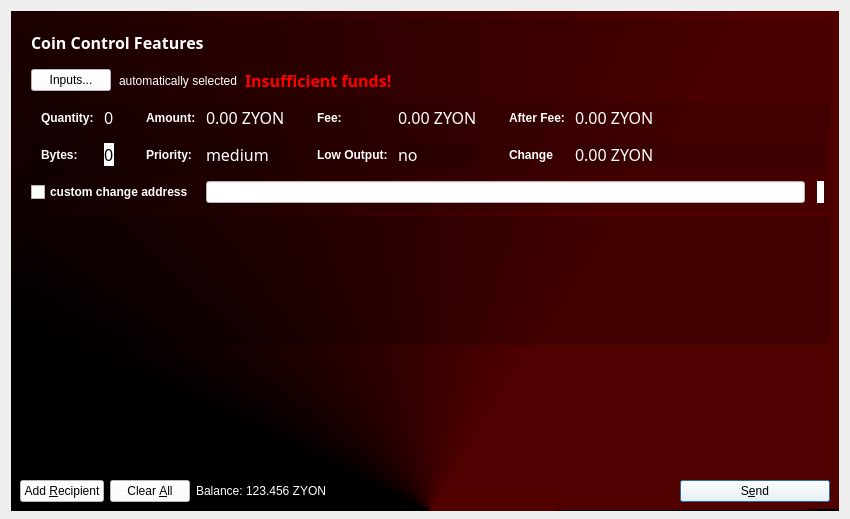
<?xml version="1.0" encoding="UTF-8"?>
<ui version="4.0">
 <class>SendCoinsDialog</class>
 <widget class="QDialog" name="SendCoinsDialog">
  <property name="geometry">
   <rect>
    <x>0</x>
    <y>0</y>
    <width>850</width>
    <height>517</height>
   </rect>
  </property>
  <property name="windowTitle">
   <string>Send Coins</string>
  </property>
  <property name="styleSheet">
   <string notr="true">font: 75 12pt &quot;Century Gothic&quot;;</string>
  </property>
  <layout class="QVBoxLayout" name="verticalLayout" stretch="0">
   <property name="bottomMargin">
    <number>8</number>
   </property>
   <item>
    <widget class="QFrame" name="verticalFrame">
     <property name="minimumSize">
      <size>
       <width>500</width>
       <height>500</height>
      </size>
     </property>
     <property name="styleSheet">
      <string notr="true">background-color: qconicalgradient(cx:0.506, cy:1, angle:0.2, stop:0.1875 rgba(81, 0, 0, 255), stop:0.397727 rgba(0, 0, 0, 255));</string>
     </property>
     <layout class="QVBoxLayout" name="verticalLayout_3">
      <item>
       <widget class="QFrame" name="frameCoinControl">
        <property name="sizePolicy">
         <sizepolicy hsizetype="Expanding" vsizetype="Expanding">
          <horstretch>0</horstretch>
          <verstretch>0</verstretch>
         </sizepolicy>
        </property>
        <property name="maximumSize">
         <size>
          <width>16777215</width>
          <height>16777215</height>
         </size>
        </property>
        <property name="styleSheet">
         <string notr="true">background-color: rgb(0, 0, 0, 0.1)</string>
        </property>
        <property name="frameShape">
         <enum>QFrame::StyledPanel</enum>
        </property>
        <property name="frameShadow">
         <enum>QFrame::Sunken</enum>
        </property>
        <layout class="QVBoxLayout" name="verticalLayoutCoinControl2">
         <property name="spacing">
          <number>6</number>
         </property>
         <property name="leftMargin">
          <number>0</number>
         </property>
         <property name="topMargin">
          <number>0</number>
         </property>
         <property name="rightMargin">
          <number>0</number>
         </property>
         <property name="bottomMargin">
          <number>6</number>
         </property>
         <item>
          <layout class="QVBoxLayout" name="verticalLayoutCoinControl" stretch="0,0,0,0">
           <property name="spacing">
            <number>0</number>
           </property>
           <property name="leftMargin">
            <number>10</number>
           </property>
           <property name="topMargin">
            <number>10</number>
           </property>
           <item>
            <layout class="QHBoxLayout" name="horizontalLayoutCoinControl1">
             <property name="bottomMargin">
              <number>15</number>
             </property>
             <item>
              <widget class="QLabel" name="labelCoinControlFeatures">
               <property name="sizePolicy">
                <sizepolicy hsizetype="Preferred" vsizetype="Maximum">
                 <horstretch>0</horstretch>
                 <verstretch>0</verstretch>
                </sizepolicy>
               </property>
               <property name="font">
                <font>
                 <family>Century Gothic</family>
                 <pointsize>12</pointsize>
                 <weight>75</weight>
                 <italic>false</italic>
                 <bold>true</bold>
                </font>
               </property>
               <property name="styleSheet">
                <string notr="true">font-weight:bold;
background: none;
color: #ffffff</string>
               </property>
               <property name="text">
                <string>Coin Control Features</string>
               </property>
              </widget>
             </item>
            </layout>
           </item>
           <item>
            <layout class="QHBoxLayout" name="horizontalLayoutCoinControl2" stretch="0,0,0,0">
             <property name="spacing">
              <number>8</number>
             </property>
             <property name="bottomMargin">
              <number>10</number>
             </property>
             <item>
              <widget class="QPushButton" name="pushButtonCoinControl">
               <property name="styleSheet">
                <string notr="true">font: 75 9pt &quot;Century Gothic&quot;;
background: #ffffff;
color: #000000</string>
               </property>
               <property name="text">
                <string>Inputs...</string>
               </property>
              </widget>
             </item>
             <item>
              <widget class="QLabel" name="labelCoinControlAutomaticallySelected">
               <property name="styleSheet">
                <string notr="true">background: none;
color: #ffffff</string>
               </property>
               <property name="text">
                <string>automatically selected</string>
               </property>
               <property name="margin">
                <number>5</number>
               </property>
              </widget>
             </item>
             <item>
              <widget class="QLabel" name="labelCoinControlInsuffFunds">
               <property name="font">
                <font>
                 <family>Century Gothic</family>
                 <pointsize>12</pointsize>
                 <weight>75</weight>
                 <italic>false</italic>
                 <bold>true</bold>
                </font>
               </property>
               <property name="styleSheet">
                <string notr="true">color:red;font-weight:bold;
background: none;</string>
               </property>
               <property name="text">
                <string>Insufficient funds!</string>
               </property>
               <property name="margin">
                <number>5</number>
               </property>
              </widget>
             </item>
             <item>
              <spacer name="horizontalSpacerCoinControl">
               <property name="orientation">
                <enum>Qt::Horizontal</enum>
               </property>
               <property name="sizeHint" stdset="0">
                <size>
                 <width>40</width>
                 <height>1</height>
                </size>
               </property>
              </spacer>
             </item>
            </layout>
           </item>
           <item>
            <widget class="QWidget" name="widgetCoinControl" native="true">
             <property name="sizePolicy">
              <sizepolicy hsizetype="Preferred" vsizetype="Preferred">
               <horstretch>0</horstretch>
               <verstretch>0</verstretch>
              </sizepolicy>
             </property>
             <property name="minimumSize">
              <size>
               <width>0</width>
               <height>0</height>
              </size>
             </property>
             <property name="autoFillBackground">
              <bool>false</bool>
             </property>
             <property name="styleSheet">
              <string notr="true">background-color: rgb(0, 0, 0, 0.1);</string>
             </property>
             <layout class="QHBoxLayout" name="horizontalLayoutCoinControl5">
              <property name="leftMargin">
               <number>0</number>
              </property>
              <property name="topMargin">
               <number>0</number>
              </property>
              <property name="rightMargin">
               <number>0</number>
              </property>
              <property name="bottomMargin">
               <number>0</number>
              </property>
              <item>
               <layout class="QHBoxLayout" name="horizontalLayoutCoinControl3" stretch="0,0,0,1">
                <property name="spacing">
                 <number>20</number>
                </property>
                <property name="topMargin">
                 <number>0</number>
                </property>
                <property name="bottomMargin">
                 <number>10</number>
                </property>
                <item>
                 <layout class="QFormLayout" name="formLayoutCoinControl1">
                  <property name="horizontalSpacing">
                   <number>10</number>
                  </property>
                  <property name="verticalSpacing">
                   <number>14</number>
                  </property>
                  <property name="leftMargin">
                   <number>10</number>
                  </property>
                  <property name="topMargin">
                   <number>4</number>
                  </property>
                  <property name="rightMargin">
                   <number>6</number>
                  </property>
                  <item row="0" column="0">
                   <widget class="QLabel" name="labelCoinControlQuantityText">
                    <property name="styleSheet">
                     <string notr="true">font-weight:bold;
background: none;
color: #ffffff</string>
                    </property>
                    <property name="text">
                     <string>Quantity:</string>
                    </property>
                    <property name="margin">
                     <number>0</number>
                    </property>
                   </widget>
                  </item>
                  <item row="0" column="1">
                   <widget class="QLabel" name="labelCoinControlQuantity">
                    <property name="font">
                     <font>
                      <family>Century Gothic</family>
                      <pointsize>12</pointsize>
                      <weight>9</weight>
                      <italic>false</italic>
                      <bold>false</bold>
                     </font>
                    </property>
                    <property name="cursor">
                     <cursorShape>IBeamCursor</cursorShape>
                    </property>
                    <property name="contextMenuPolicy">
                     <enum>Qt::ActionsContextMenu</enum>
                    </property>
                    <property name="styleSheet">
                     <string notr="true">background: none;
color: #ffffff</string>
                    </property>
                    <property name="text">
                     <string>0</string>
                    </property>
                    <property name="margin">
                     <number>0</number>
                    </property>
                    <property name="textInteractionFlags">
                     <set>Qt::LinksAccessibleByMouse|Qt::TextSelectableByKeyboard|Qt::TextSelectableByMouse</set>
                    </property>
                   </widget>
                  </item>
                  <item row="1" column="0">
                   <widget class="QLabel" name="labelCoinControlBytesText">
                    <property name="styleSheet">
                     <string notr="true">font-weight:bold;
background: none;
color: #ffffff</string>
                    </property>
                    <property name="text">
                     <string>Bytes:</string>
                    </property>
                   </widget>
                  </item>
                  <item row="1" column="1">
                   <widget class="QLabel" name="labelCoinControlBytes">
                    <property name="font">
                     <font>
                      <family>Century Gothic</family>
                      <pointsize>12</pointsize>
                      <weight>9</weight>
                      <italic>false</italic>
                      <bold>false</bold>
                     </font>
                    </property>
                    <property name="cursor">
                     <cursorShape>IBeamCursor</cursorShape>
                    </property>
                    <property name="contextMenuPolicy">
                     <enum>Qt::ActionsContextMenu</enum>
                    </property>
                    <property name="styleSheet">
                     <string notr="true">background-color: rgb(255, 255, 255);
color: #000000;</string>
                    </property>
                    <property name="text">
                     <string>0</string>
                    </property>
                    <property name="textInteractionFlags">
                     <set>Qt::LinksAccessibleByMouse|Qt::TextSelectableByKeyboard|Qt::TextSelectableByMouse</set>
                    </property>
                   </widget>
                  </item>
                 </layout>
                </item>
                <item>
                 <layout class="QFormLayout" name="formLayoutCoinControl2">
                  <property name="horizontalSpacing">
                   <number>10</number>
                  </property>
                  <property name="verticalSpacing">
                   <number>14</number>
                  </property>
                  <property name="leftMargin">
                   <number>6</number>
                  </property>
                  <property name="topMargin">
                   <number>4</number>
                  </property>
                  <property name="rightMargin">
                   <number>6</number>
                  </property>
                  <item row="0" column="0">
                   <widget class="QLabel" name="labelCoinControlAmountText">
                    <property name="styleSheet">
                     <string notr="true">font-weight:bold;
background: none;
color: #ffffff</string>
                    </property>
                    <property name="text">
                     <string>Amount:</string>
                    </property>
                    <property name="margin">
                     <number>0</number>
                    </property>
                   </widget>
                  </item>
                  <item row="0" column="1">
                   <widget class="QLabel" name="labelCoinControlAmount">
                    <property name="font">
                     <font>
                      <family>Century Gothic</family>
                      <pointsize>12</pointsize>
                      <weight>9</weight>
                      <italic>false</italic>
                      <bold>false</bold>
                     </font>
                    </property>
                    <property name="cursor">
                     <cursorShape>IBeamCursor</cursorShape>
                    </property>
                    <property name="contextMenuPolicy">
                     <enum>Qt::ActionsContextMenu</enum>
                    </property>
                    <property name="styleSheet">
                     <string notr="true">background: none;
color: #ffffff</string>
                    </property>
                    <property name="text">
                     <string>0.00 ZYON</string>
                    </property>
                    <property name="textInteractionFlags">
                     <set>Qt::LinksAccessibleByMouse|Qt::TextSelectableByKeyboard|Qt::TextSelectableByMouse</set>
                    </property>
                   </widget>
                  </item>
                  <item row="1" column="0">
                   <widget class="QLabel" name="labelCoinControlPriorityText">
                    <property name="styleSheet">
                     <string notr="true">font-weight:bold;
background: none;
color: #ffffff</string>
                    </property>
                    <property name="text">
                     <string>Priority:</string>
                    </property>
                   </widget>
                  </item>
                  <item row="1" column="1">
                   <widget class="QLabel" name="labelCoinControlPriority">
                    <property name="font">
                     <font>
                      <family>Century Gothic</family>
                      <pointsize>12</pointsize>
                      <weight>9</weight>
                      <italic>false</italic>
                      <bold>false</bold>
                     </font>
                    </property>
                    <property name="cursor">
                     <cursorShape>IBeamCursor</cursorShape>
                    </property>
                    <property name="contextMenuPolicy">
                     <enum>Qt::ActionsContextMenu</enum>
                    </property>
                    <property name="styleSheet">
                     <string notr="true">background-color: rgb(0, 0, 0, 0.1);
color: #ffffff</string>
                    </property>
                    <property name="text">
                     <string>medium</string>
                    </property>
                    <property name="textInteractionFlags">
                     <set>Qt::LinksAccessibleByMouse|Qt::TextSelectableByKeyboard|Qt::TextSelectableByMouse</set>
                    </property>
                   </widget>
                  </item>
                 </layout>
                </item>
                <item>
                 <layout class="QFormLayout" name="formLayoutCoinControl3">
                  <property name="horizontalSpacing">
                   <number>10</number>
                  </property>
                  <property name="verticalSpacing">
                   <number>14</number>
                  </property>
                  <property name="leftMargin">
                   <number>6</number>
                  </property>
                  <property name="topMargin">
                   <number>4</number>
                  </property>
                  <property name="rightMargin">
                   <number>6</number>
                  </property>
                  <item row="0" column="0">
                   <widget class="QLabel" name="labelCoinControlFeeText">
                    <property name="styleSheet">
                     <string notr="true">font-weight:bold;
background: none;
color: #ffffff</string>
                    </property>
                    <property name="text">
                     <string>Fee:</string>
                    </property>
                    <property name="margin">
                     <number>0</number>
                    </property>
                   </widget>
                  </item>
                  <item row="0" column="1">
                   <widget class="QLabel" name="labelCoinControlFee">
                    <property name="font">
                     <font>
                      <family>Century Gothic</family>
                      <pointsize>12</pointsize>
                      <weight>9</weight>
                      <italic>false</italic>
                      <bold>false</bold>
                     </font>
                    </property>
                    <property name="cursor">
                     <cursorShape>IBeamCursor</cursorShape>
                    </property>
                    <property name="contextMenuPolicy">
                     <enum>Qt::ActionsContextMenu</enum>
                    </property>
                    <property name="styleSheet">
                     <string notr="true">background: none;
color: #ffffff</string>
                    </property>
                    <property name="text">
                     <string>0.00 ZYON</string>
                    </property>
                    <property name="textInteractionFlags">
                     <set>Qt::LinksAccessibleByMouse|Qt::TextSelectableByKeyboard|Qt::TextSelectableByMouse</set>
                    </property>
                   </widget>
                  </item>
                  <item row="1" column="0">
                   <widget class="QLabel" name="labelCoinControlLowOutputText">
                    <property name="styleSheet">
                     <string notr="true">font-weight:bold;
background: none;
color: #ffffff</string>
                    </property>
                    <property name="text">
                     <string>Low Output:</string>
                    </property>
                   </widget>
                  </item>
                  <item row="1" column="1">
                   <widget class="QLabel" name="labelCoinControlLowOutput">
                    <property name="font">
                     <font>
                      <family>Century Gothic</family>
                      <pointsize>12</pointsize>
                      <weight>9</weight>
                      <italic>false</italic>
                      <bold>false</bold>
                     </font>
                    </property>
                    <property name="cursor">
                     <cursorShape>IBeamCursor</cursorShape>
                    </property>
                    <property name="contextMenuPolicy">
                     <enum>Qt::ActionsContextMenu</enum>
                    </property>
                    <property name="styleSheet">
                     <string notr="true">background-color: rgb(0, 0, 0, 0.1);
color: #ffffff</string>
                    </property>
                    <property name="text">
                     <string>no</string>
                    </property>
                    <property name="textInteractionFlags">
                     <set>Qt::LinksAccessibleByMouse|Qt::TextSelectableByKeyboard|Qt::TextSelectableByMouse</set>
                    </property>
                   </widget>
                  </item>
                 </layout>
                </item>
                <item>
                 <layout class="QFormLayout" name="formLayoutCoinControl4">
                  <property name="horizontalSpacing">
                   <number>10</number>
                  </property>
                  <property name="verticalSpacing">
                   <number>14</number>
                  </property>
                  <property name="leftMargin">
                   <number>6</number>
                  </property>
                  <property name="topMargin">
                   <number>4</number>
                  </property>
                  <property name="rightMargin">
                   <number>6</number>
                  </property>
                  <item row="0" column="0">
                   <widget class="QLabel" name="labelCoinControlAfterFeeText">
                    <property name="styleSheet">
                     <string notr="true">font-weight:bold;
background: none;
color: #ffffff</string>
                    </property>
                    <property name="text">
                     <string>After Fee:</string>
                    </property>
                    <property name="margin">
                     <number>0</number>
                    </property>
                   </widget>
                  </item>
                  <item row="0" column="1">
                   <widget class="QLabel" name="labelCoinControlAfterFee">
                    <property name="font">
                     <font>
                      <family>Century Gothic</family>
                      <pointsize>12</pointsize>
                      <weight>9</weight>
                      <italic>false</italic>
                      <bold>false</bold>
                     </font>
                    </property>
                    <property name="cursor">
                     <cursorShape>IBeamCursor</cursorShape>
                    </property>
                    <property name="contextMenuPolicy">
                     <enum>Qt::ActionsContextMenu</enum>
                    </property>
                    <property name="styleSheet">
                     <string notr="true">background: none;
color: #ffffff</string>
                    </property>
                    <property name="text">
                     <string>0.00 ZYON</string>
                    </property>
                    <property name="textInteractionFlags">
                     <set>Qt::LinksAccessibleByMouse|Qt::TextSelectableByKeyboard|Qt::TextSelectableByMouse</set>
                    </property>
                   </widget>
                  </item>
                  <item row="1" column="0">
                   <widget class="QLabel" name="labelCoinControlChangeText">
                    <property name="styleSheet">
                     <string notr="true">font-weight:bold;
background: none;
color: #ffffff</string>
                    </property>
                    <property name="text">
                     <string>Change</string>
                    </property>
                   </widget>
                  </item>
                  <item row="1" column="1">
                   <widget class="QLabel" name="labelCoinControlChange">
                    <property name="font">
                     <font>
                      <family>Century Gothic</family>
                      <pointsize>12</pointsize>
                      <weight>9</weight>
                      <italic>false</italic>
                      <bold>false</bold>
                     </font>
                    </property>
                    <property name="cursor">
                     <cursorShape>IBeamCursor</cursorShape>
                    </property>
                    <property name="contextMenuPolicy">
                     <enum>Qt::ActionsContextMenu</enum>
                    </property>
                    <property name="styleSheet">
                     <string notr="true">background-color: rgb(0, 0, 0, 0.1);
color: #ffffff</string>
                    </property>
                    <property name="text">
                     <string>0.00 ZYON</string>
                    </property>
                    <property name="textInteractionFlags">
                     <set>Qt::LinksAccessibleByMouse|Qt::TextSelectableByKeyboard|Qt::TextSelectableByMouse</set>
                    </property>
                   </widget>
                  </item>
                 </layout>
                </item>
               </layout>
              </item>
             </layout>
            </widget>
           </item>
           <item>
            <layout class="QHBoxLayout" name="horizontalLayoutCoinControl4" stretch="0,0,0">
             <property name="spacing">
              <number>12</number>
             </property>
             <property name="sizeConstraint">
              <enum>QLayout::SetDefaultConstraint</enum>
             </property>
             <property name="topMargin">
              <number>5</number>
             </property>
             <property name="rightMargin">
              <number>5</number>
             </property>
             <item>
              <widget class="QCheckBox" name="checkBoxCoinControlChange">
               <property name="styleSheet">
                <string notr="true">font-weight:bold;
background: none;
color: #ffffff</string>
               </property>
               <property name="text">
                <string>custom change address</string>
               </property>
              </widget>
             </item>
             <item>
              <widget class="QLineEdit" name="lineEditCoinControlChange">
               <property name="enabled">
                <bool>false</bool>
               </property>
               <property name="sizePolicy">
                <sizepolicy hsizetype="Expanding" vsizetype="Fixed">
                 <horstretch>0</horstretch>
                 <verstretch>0</verstretch>
                </sizepolicy>
               </property>
               <property name="styleSheet">
                <string notr="true">font: 75 10pt &quot;Century Gothic&quot;;
background: #ffffff;
color: #000000</string>
               </property>
              </widget>
             </item>
             <item>
              <widget class="QLabel" name="labelCoinControlChangeLabel">
               <property name="sizePolicy">
                <sizepolicy hsizetype="Preferred" vsizetype="Expanding">
                 <horstretch>0</horstretch>
                 <verstretch>0</verstretch>
                </sizepolicy>
               </property>
               <property name="minimumSize">
                <size>
                 <width>0</width>
                 <height>0</height>
                </size>
               </property>
               <property name="styleSheet">
                <string notr="true">background: #ffffff;
color: #000000</string>
               </property>
               <property name="text">
                <string/>
               </property>
               <property name="margin">
                <number>3</number>
               </property>
              </widget>
             </item>
            </layout>
           </item>
          </layout>
         </item>
        </layout>
       </widget>
      </item>
      <item>
       <widget class="QScrollArea" name="scrollArea">
        <property name="styleSheet">
         <string notr="true">background: rgb(0, 0, 0, 0.1)</string>
        </property>
        <property name="widgetResizable">
         <bool>true</bool>
        </property>
        <widget class="QWidget" name="scrollAreaWidgetContents">
         <property name="geometry">
          <rect>
           <x>0</x>
           <y>0</y>
           <width>812</width>
           <height>113</height>
          </rect>
         </property>
         <layout class="QVBoxLayout" name="verticalLayout_2">
          <property name="leftMargin">
           <number>0</number>
          </property>
          <property name="topMargin">
           <number>0</number>
          </property>
          <property name="rightMargin">
           <number>0</number>
          </property>
          <property name="bottomMargin">
           <number>0</number>
          </property>
          <item>
           <layout class="QVBoxLayout" name="entries">
            <property name="spacing">
             <number>6</number>
            </property>
            <item>
             <spacer name="verticalSpacer">
              <property name="orientation">
               <enum>Qt::Vertical</enum>
              </property>
              <property name="sizeHint" stdset="0">
               <size>
                <width>20</width>
                <height>40</height>
               </size>
              </property>
             </spacer>
            </item>
           </layout>
          </item>
         </layout>
        </widget>
       </widget>
      </item>
      <item>
       <spacer name="verticalSpacerCoinControl">
        <property name="orientation">
         <enum>Qt::Vertical</enum>
        </property>
        <property name="sizeHint" stdset="0">
         <size>
          <width>800</width>
          <height>1</height>
         </size>
        </property>
       </spacer>
      </item>
      <item>
       <layout class="QHBoxLayout" name="horizontalLayout">
        <item>
         <widget class="QPushButton" name="addButton">
          <property name="toolTip">
           <string>Send to multiple recipients at once</string>
          </property>
          <property name="styleSheet">
           <string notr="true">font: 75 12pt &quot;Century Gothic&quot;;
background: #ffffff;
color: #000000</string>
          </property>
          <property name="text">
           <string>Add &amp;Recipient</string>
          </property>
          <property name="icon">
           <iconset resource="../bitcoin.qrc">
            <normaloff>:/icons/add</normaloff>:/icons/add</iconset>
          </property>
          <property name="autoDefault">
           <bool>false</bool>
          </property>
         </widget>
        </item>
        <item>
         <widget class="QPushButton" name="clearButton">
          <property name="sizePolicy">
           <sizepolicy hsizetype="Minimum" vsizetype="Fixed">
            <horstretch>0</horstretch>
            <verstretch>0</verstretch>
           </sizepolicy>
          </property>
          <property name="toolTip">
           <string>Remove all transaction fields</string>
          </property>
          <property name="styleSheet">
           <string notr="true">font: 75 12pt &quot;Century Gothic&quot;;
background: #ffffff;
color: #000000</string>
          </property>
          <property name="text">
           <string>Clear &amp;All</string>
          </property>
          <property name="icon">
           <iconset resource="../bitcoin.qrc">
            <normaloff>:/icons/remove</normaloff>:/icons/remove</iconset>
          </property>
          <property name="autoRepeatDelay">
           <number>300</number>
          </property>
          <property name="autoDefault">
           <bool>false</bool>
          </property>
         </widget>
        </item>
        <item>
         <layout class="QHBoxLayout" name="horizontalLayout_2">
          <property name="spacing">
           <number>3</number>
          </property>
          <item>
           <widget class="QLabel" name="label">
            <property name="sizePolicy">
             <sizepolicy hsizetype="Preferred" vsizetype="Fixed">
              <horstretch>0</horstretch>
              <verstretch>0</verstretch>
             </sizepolicy>
            </property>
            <property name="styleSheet">
             <string notr="true">font: 75 16pt &quot;MS Shell Dlg 2&quot;;
background-color: rgb(0, 0, 0, 0.1);
color: #ffffff</string>
            </property>
            <property name="text">
             <string>Balance:</string>
            </property>
           </widget>
          </item>
          <item>
           <widget class="QLabel" name="labelBalance">
            <property name="sizePolicy">
             <sizepolicy hsizetype="Preferred" vsizetype="Fixed">
              <horstretch>0</horstretch>
              <verstretch>0</verstretch>
             </sizepolicy>
            </property>
            <property name="cursor">
             <cursorShape>IBeamCursor</cursorShape>
            </property>
            <property name="styleSheet">
             <string notr="true">font: 75 16pt &quot;MS Shell Dlg 2&quot;;
background-color:rgb(0, 0, 0, 0.1);
color: #ffffff</string>
            </property>
            <property name="text">
             <string>123.456 ZYON</string>
            </property>
            <property name="textInteractionFlags">
             <set>Qt::LinksAccessibleByMouse|Qt::TextSelectableByKeyboard|Qt::TextSelectableByMouse</set>
            </property>
           </widget>
          </item>
         </layout>
        </item>
        <item>
         <spacer name="horizontalSpacer">
          <property name="orientation">
           <enum>Qt::Horizontal</enum>
          </property>
          <property name="sizeHint" stdset="0">
           <size>
            <width>40</width>
            <height>20</height>
           </size>
          </property>
         </spacer>
        </item>
        <item>
         <widget class="QPushButton" name="sendButton">
          <property name="minimumSize">
           <size>
            <width>150</width>
            <height>0</height>
           </size>
          </property>
          <property name="toolTip">
           <string>Confirm the send action</string>
          </property>
          <property name="styleSheet">
           <string notr="true">font: 75 12pt &quot;Century Gothic&quot;;
background: #ffffff;
color: #000000</string>
          </property>
          <property name="text">
           <string>S&amp;end</string>
          </property>
          <property name="icon">
           <iconset resource="../bitcoin.qrc">
            <normaloff>:/icons/send</normaloff>:/icons/send</iconset>
          </property>
          <property name="default">
           <bool>true</bool>
          </property>
         </widget>
        </item>
       </layout>
      </item>
     </layout>
    </widget>
   </item>
  </layout>
 </widget>
 <resources>
  <include location="../bitcoin.qrc"/>
 </resources>
 <connections/>
</ui>
